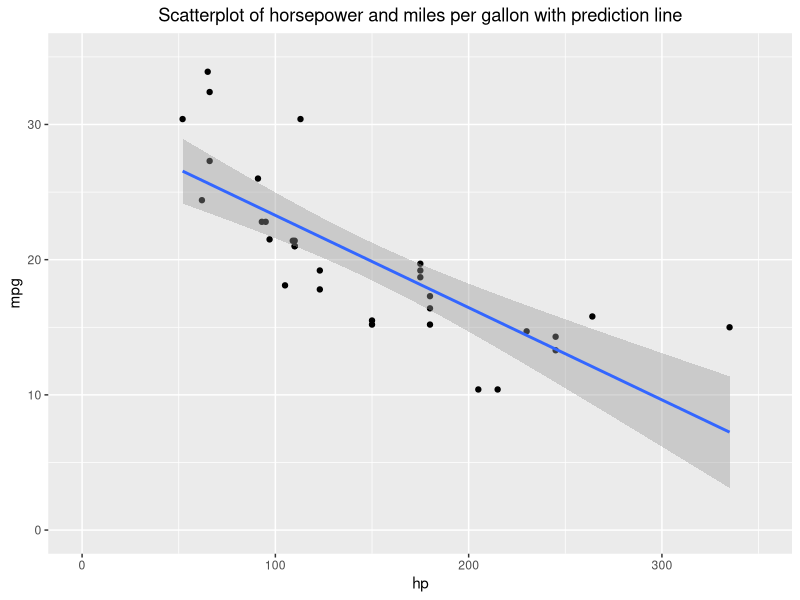

The R script that drew this image:
## ---- chunk 1

# Install ggplot2
install.packages("ggplot2", repos = "http://cran.us.r-project.org")
library(ggplot2)

# Create chart
ggplot(mtcars, aes(hp, mpg)) +
  geom_point() +
  geom_smooth(method = "lm") +
  xlim(0, 350) +
  ylim(0, 35) +
  ggtitle("Scatterplot of horsepower and miles per gallon with prediction line") +
  theme(plot.title = element_text(hjust = 0.5))

